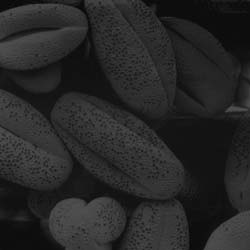
//> input picture Digital_Image_Processing/lab/lab02/cell1.jpg, 250 x 250 px
$ ./main   (built with g++ and OpenCV 4)
//> lines starting //> are read from the running program, lines starting //| are printed output that depends on the picture; after the words box and inside, x2 and y2 are one past the last pixel; in counts of white or black regions, pixels touching at a corner belong together
/*
1.	计算灰度图像的归一化直方图。
	具体内容：利用 OpenCV 对图像像素进行操作，计算归一化直方图.并在窗口中以图形的方式显示出来
	图像 -> 直方图, 不可逆, 多对一

2.	灰度图像直方图均衡处理
	具体内容：通过计算归一化直方图,设计算法实现直方图均衡化处理

3.	彩色图像直方图均衡处理
	具体内容： 在灰度图像直方图均衡处理的基础上实现彩色直方图均衡处理

	注: 直方图均衡可能会产生噪声(失真), 因为, 假设原来是 100~200 的范围, 现在被扩展成了 0 ~ 255, 出现了椒盐

4.	cv::hconcant(src1, src2, dst), 将行列尺寸相同的 src1, src2 放到一个窗口上展示
	https://stackoverflow.com/questions/5089927/show-multiple-2-3-4-images-in-the-same-window-in-opencv

5.	代码已经经过重构, 与 readme.md 略有不同, 不过总体思路是一致的
*/

#include <opencv2/opencv.hpp>
#include <opencv2/imgproc/imgproc.hpp>
#include <opencv2/highgui/highgui.hpp>
#include <iostream>
#include <string>
#include <cmath>
#include <vector>
#include <algorithm>

using namespace std;
using namespace cv;

class MyHistogram{
public:
	Mat histogram;
	vector<int> pdf;

	MyHistogram(){
		// pdf 是 Probability Distribution Function, 用于统计灰度频度
		pdf.resize(256, 0);
	}

	void calc_pdf(Mat & img, int channel = 1){
		// 不能用 pdf.resize(256, 0), 因为尺寸不变, 不会把原来的元素置0
		// pdf = vector<int>(256, 0);
		fill(pdf.begin(), pdf.end(), 0);
		if( channel == 1 ){
			Mat_<uchar>::iterator it = img.begin<uchar>();
			Mat_<uchar>::iterator end = img.end<uchar>();
			while( it != end ){
				uchar & pixel = *it;
				pdf[pixel]++;
				it++;
			}
		}
		else{
			// TODO: RGB, 3-channel
		}
	}

	// [29 lines left out: function equalize_img, not called in this run]

	void draw(string windowname){
		// 画出背景坐标系
		make_coordinate();
		// 将 pdf 的 {x:[0, 255], y:[0, 250*250]}
		// 映射到背景坐标系中的 {x:[0, 255], y:[0, 256]}
		for( int gval = 0; gval < 255; gval++ ){
			// 归一化到 height / 256, 但是每个灰度的统计值太小了，看不清
			// 乘上一个系数 8 进行放大, 方便观察
			int height = pdf[gval] * 8 / 256 ;
			line( histogram, Point(gval, 270), Point(gval, 270 - height), Scalar(100) );
		}
		show(windowname);
	}

	void make_coordinate(){
		// 背景尺寸 270x270, 底色为白色
		histogram = Mat( 270, 270, 0, Scalar(255) );

		// 画出坐标轴, 原点在左上角, 颜色为黑色
		// x 轴
		line( histogram, Point(50, 270), Point(50, 260), Scalar(0) );
		line( histogram, Point(100, 270), Point(100, 260), Scalar(0) );
		line( histogram, Point(150, 270), Point(150, 260), Scalar(0) );
		line( histogram, Point(200, 270), Point(200, 260), Scalar(0) );
		line( histogram, Point(250, 270), Point(250, 260), Scalar(0) );
		// y 轴
		line( histogram, Point(0, 220), Point(10, 220), Scalar(0) );
		line( histogram, Point(0, 170), Point(10, 170), Scalar(0) );
		line( histogram, Point(0, 120), Point(10, 120), Scalar(0) );
		line( histogram, Point(0, 70), Point(10, 70), Scalar(0) );
		line( histogram, Point(0, 20), Point(10, 20), Scalar(0) );
	}

	void show(string windowname){
		imshow(windowname, histogram);
	}
};

void lab01(){
	cout << "1. 显示原始图像, 并显示归一化直方图 (PDF)\n";

	if( true ){
		Mat img = imread("cell1.jpg", 0);
//> img is the input picture: 250 rows x 250 cols, CV_8UC1; min 4, max 86, mean 38.8
		imshow("灰度图", img);

		MyHistogram histogram;
		// 进行灰度频度统计
		histogram.calc_pdf(img);
//> the loop in calc_pdf, `while( it != end )` made 62500 passes
//> pixel on passes 1 to 3: 13, 13, 13
//> after the loop in calc_pdf, `while( it != end )`: pdf = 256 values, max 3883 at index 19, min 0 at index 0, mean 244.1
		histogram.draw("灰度直方图");
//> in make_coordinate, `line( histogram, Point(50, 270), Point(50, 260), Scalar(0) );`:
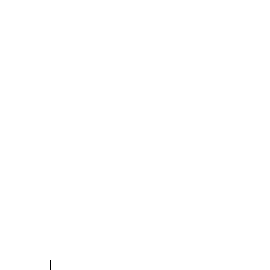
//> histogram: 270 rows x 270 cols, CV_8UC1; 100% white; black in thin lines or dots, all inside (x1, y1, x2, y2) = (50, 260, 51, 270)
//> in make_coordinate, `line( histogram, Point(100, 270), Point(100, 260), Scalar(0) );`: histogram: 270 rows x 270 cols, CV_8UC1; 100% white; black in thin lines or dots, all inside (x1, y1, x2, y2) = (50, 260, 101, 270)
//> in make_coordinate, `line( histogram, Point(150, 270), Point(150, 260), Scalar(0) );`: histogram: 270 rows x 270 cols, CV_8UC1; 100% white; black in thin lines or dots, all inside (x1, y1, x2, y2) = (50, 260, 151, 270)
//> in make_coordinate, `line( histogram, Point(200, 270), Point(200, 260), Scalar(0) );`: histogram: 270 rows x 270 cols, CV_8UC1; 99.9% white; black in thin lines or dots, all inside (x1, y1, x2, y2) = (50, 260, 201, 270)
//> in make_coordinate, `line( histogram, Point(250, 270), Point(250, 260), Scalar(0) );`: histogram: 270 rows x 270 cols, CV_8UC1; 99.9% white; black in thin lines or dots, all inside (x1, y1, x2, y2) = (50, 260, 251, 270)
//> in make_coordinate, `line( histogram, Point(0, 220), Point(10, 220), Scalar(0) );`: histogram: 270 rows x 270 cols, CV_8UC1; 99.9% white; black in thin lines or dots, all inside (x1, y1, x2, y2) = (0, 220, 251, 270)
//> in make_coordinate, `line( histogram, Point(0, 170), Point(10, 170), Scalar(0) );`: histogram: 270 rows x 270 cols, CV_8UC1; 99.9% white; black in thin lines or dots, all inside (x1, y1, x2, y2) = (0, 170, 251, 270)
//> in make_coordinate, `line( histogram, Point(0, 120), Point(10, 120), Scalar(0) );`: histogram: 270 rows x 270 cols, CV_8UC1; 99.9% white; black in thin lines or dots, all inside (x1, y1, x2, y2) = (0, 120, 251, 270)
//> in make_coordinate, `line( histogram, Point(0, 70), Point(10, 70), Scalar(0) );`: histogram: 270 rows x 270 cols, CV_8UC1; 99.9% white; black in thin lines or dots, all inside (x1, y1, x2, y2) = (0, 70, 251, 270)
//> in make_coordinate, `line( histogram, Point(0, 20), Point(10, 20), Scalar(0) );`:
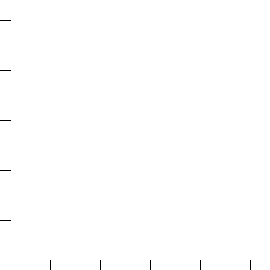
//> histogram: 270 rows x 270 cols, CV_8UC1; 99.9% white; black in thin lines or dots, all inside (x1, y1, x2, y2) = (0, 20, 251, 270)
//> the loop in draw, `for( int gval = 0; gval < 255; gval++ )` made 255 passes
//> height on passes 1 to 3: 0, 0, 0
//> after the loop in draw, `for( int gval = 0; gval < 255; gval++ )`:
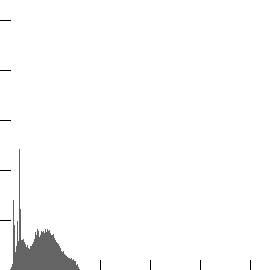
//> histogram: 270 rows x 270 cols, CV_8UC1; 2.63% of pixels changed, all inside (x1, y1, x2, y2) = (10, 149, 80, 270)
	}

	waitKey(0);
	destroyAllWindows();
}

// [35 lines left out: functions lab02, lab03, not called in this run]

int main(){
	ios::sync_with_stdio(false);
	cin.tie(0);

	cout << "1. 显示原始图像, 并显示归一化直方图 (PDF)\n";
	cout << "2. 灰度图像直方图均衡处理\n";
	cout << "3. 彩色图像直方图均衡处理\n";
	char option = '1';

	while(true){
		cout << "输入实验编号: ";
		cin >> option;
		switch(option){
			case '1':
				lab01();
				break;
			case '2':
				lab02();
				break;
			case '3':
				lab03();
				break;
			default:
				destroyAllWindows();
				goto END;
				break;
		}
		cout << "实验 " << option << " 结束\n";
	}
	END:
	return 0;
}
